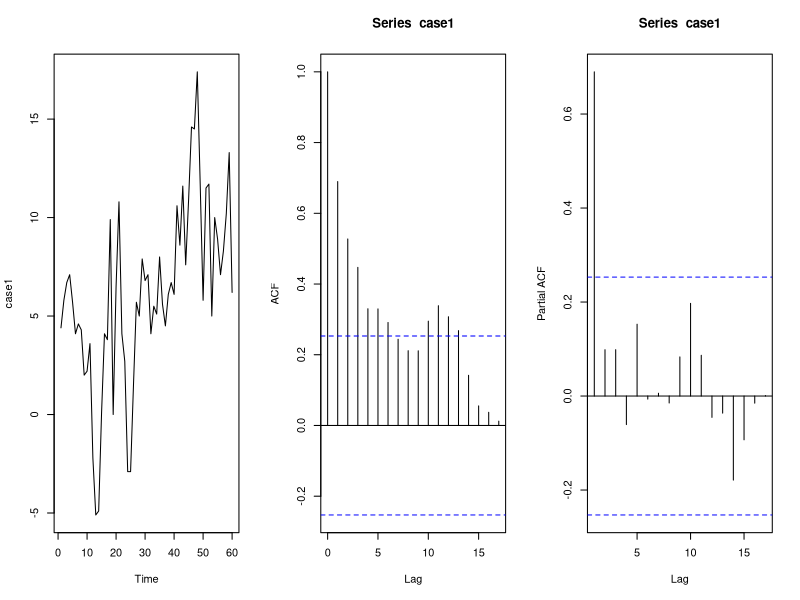
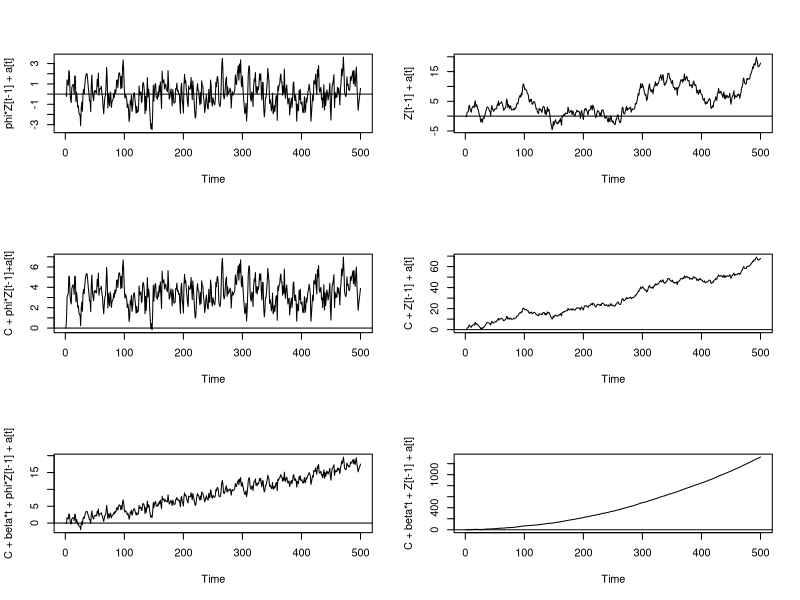
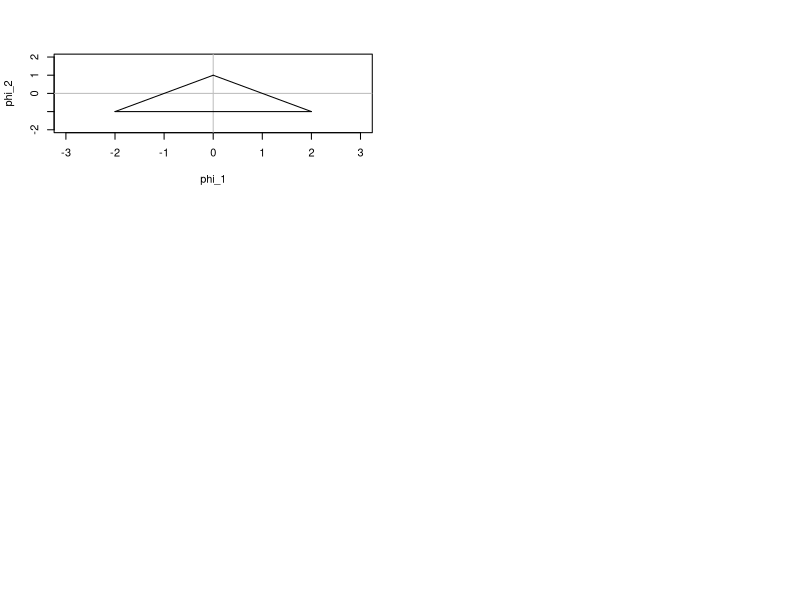
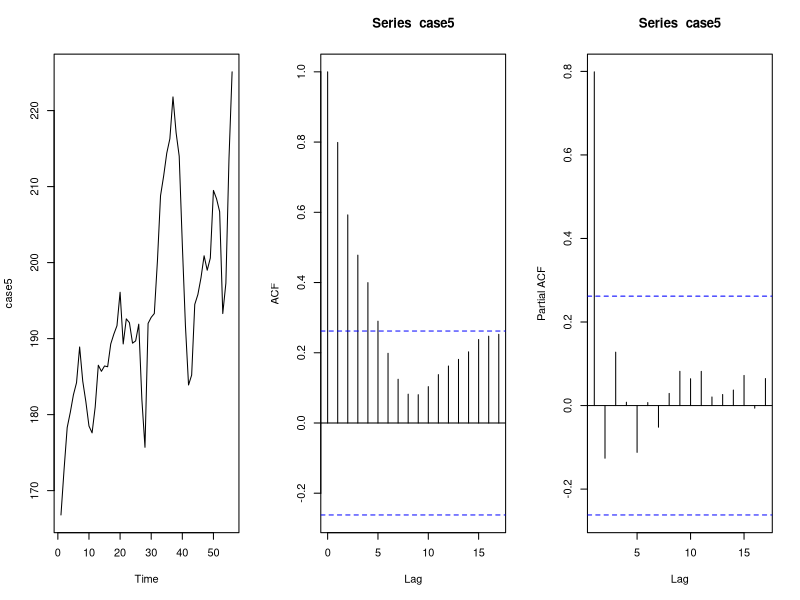
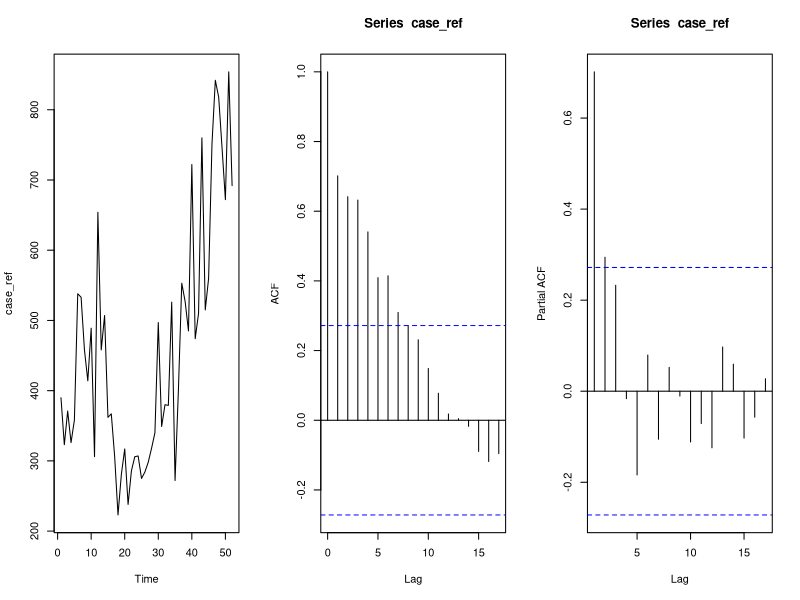
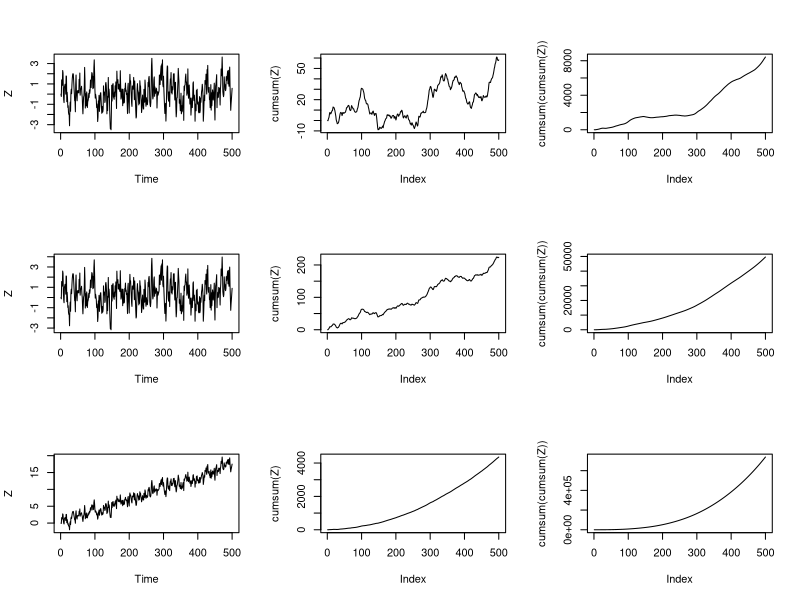

These charts were generated, in order, by the following R code: (Note: this script raises an error after producing the figures.)
## ---- chunk 1
# Install necessary packages
list_packages <- c("forecast", "readxl", "stargazer", "fpp", 
                   "fpp2", "scales", "quantmod", "urca",
                   "vars", "tseries", "ggplot2", "dplyr")
new_packages <- list_packages[!(list_packages %in% installed.packages()[,"Package"])]
if(length(new_packages)) install.packages(new_packages)

# Load necessary packages
lapply(list_packages, require, character.only = TRUE)
## ---- chunk 2
case1=as.ts(scan("case1.txt"))
par(mfrow=c(1,3))
plot(case1)
acf(case1)
pacf(case1)
adf.test(case1)
## ---- chunk 3
par(mfrow=c(3,2))
N <- 500
a <- 1
l <- 0.01
rho <- 0.7

set.seed(123)
v <- ts(rnorm(N,0,1))

y <- ts(rep(0,N))
for (t in 2:N){
  y[t]<- rho*y[t-1]+v[t]
}
plot(y,type='l', ylab="phi*Z[t-1] + a[t]")
abline(h=0)

y <- ts(rep(0,N))
for (t in 2:N){
  y[t]<- y[t-1]+v[t]
}
plot(y,type='l', ylab="Z[t-1] + a[t]")
abline(h=0)

y <- ts(rep(0,N))
for (t in 2:N){
  y[t]<- a+rho*y[t-1]+v[t]
}
plot(y,type='l', ylab="C + phi*Z[t-1]+a[t]")
abline(h=0)

a <- 0.1
y <- ts(rep(0,N))
for (t in 2:N){
  y[t]<- a+y[t-1]+v[t]
}
plot(y,type='l', ylab="C + Z[t-1] + a[t]")
abline(h=0)

y <- ts(rep(0,N))
for (t in 2:N){
  y[t]<- a+l*time(y)[t]+rho*y[t-1]+v[t]
}
plot(y,type='l', ylab="C + beta*t + phi*Z[t-1] + a[t]")
abline(h=0)

y <- ts(rep(0,N))
for (t in 2:N){
  y[t]<- a+l*time(y)[t]+y[t-1]+v[t]
}
plot(y,type='l', ylab="C + beta*t + Z[t-1] + a[t]")
abline(h=0)
## ---- chunk 4
plot(0,0,type="n",xlab="phi_1",ylab="phi_2",xlim=c(-3,3),ylim=c(-2,2))
abline(h=0,col="grey")
abline(v=0,col="grey")
lines(c(0,2),c(1,-1))
lines(c(0,-2),c(1,-1))
lines(c(-2,2),c(-1,-1))
## ---- chunk 5
case5=as.ts(scan("case5.txt"))
par(mfrow=c(1,3))
plot(case5)
acf(case5)
pacf(case5)
adf.test(case5,k=1)
adf.test(case5,k=2)
adf.test(case5,k=3)
## ---- chunk 6
test=ur.df(case5, type = "trend", lags = 3)
summary(test)
## ---- chunk 7
test=ur.df(case5, type = "drift", lags = 3)
summary(test)
## ---- chunk 8
test=ur.df(case5, type = "none", lags = 3)
summary(test)
## ---- chunk 9
test=ur.kpss(case5)
summary(test)
## ---- chunk 10
d=scan("case_refrigerator.txt")
case_ref=as.ts(d[seq(2,length(d),2)])
par(mfrow=c(1,3))
plot(case_ref)
acf(case_ref)
pacf(case_ref)
adf.test(case_ref)
test=ur.df(case_ref, type = "trend", lags = 3)
summary(test)
test=ur.kpss(case_ref)
summary(test)
## ---- chunk 11
par(mfrow=c(3,3))
set.seed(123)
n <- 500
C <- 0
phi <- 0.7
a <- ts(rnorm(n,0,1))
Z <- ts(rep(0,n))
for (t in 2:n){
  Z[t]<- C + phi * Z[t-1] + a[t]
}
plot(Z)
plot(cumsum(Z),type="l")
plot(cumsum(cumsum(Z)),type="l")


C <- 0.1
Z <- ts(rep(0,n))
for (t in 2:n){
  Z[t]<- C + phi * Z[t-1] + a[t]
}
plot(Z)
plot(cumsum(Z),type="l")
plot(cumsum(cumsum(Z)),type="l")


C <- 0.1
beta <- 0.01
Z <- ts(rep(0,n))
for (t in 2:n){
  Z[t]<- C + beta * t + phi * Z[t-1] + a[t]
}
plot(Z)
plot(cumsum(Z),type="l")
plot(cumsum(cumsum(Z)),type="l")

## ---- chunk 12
data("elecequip")
elecequip
## ---- chunk 13
elecequip %>% stl(s.window='periodic') %>% seasadj() -> eeadj
autoplot(eeadj)
## ---- chunk 14
adf.test(eeadj)
test=ur.df(eeadj,type = "trend",lags = 5)
summary(test)
test=ur.df(eeadj,type = "drift",lags = 5)
summary(test)
test=ur.df(eeadj,type = "none",lags = 5)
summary(test)
test=ur.kpss(eeadj)
summary(test)
## ---- chunk 15
eeadj %>% diff() %>% adf.test()
## ---- chunk 16
eeadj %>% diff() %>% ggtsdisplay(main="")
## ---- chunk 17
(fit <- Arima(eeadj, order=c(3,1,0)))
checkresiduals(fit)
(fit <- Arima(eeadj, order=c(3,1,1)))
checkresiduals(fit)
## ---- chunk 18
autoplot(fit)
autoplot(forecast(fit))
## ---- chunk 19
(fit <- auto.arima(eeadj))
## ---- chunk 20
n <- 5000
C <- 0.3
phi <- 0.7

set.seed(246810)
a <- ts(rnorm(n,0,1))
Z <- ts(rep(0,n))
for (t in 2:n){
  Z[t]<- C + phi * Z[t-1] + a[t]
}
Y=cumsum(Z)
X=cumsum(cumsum(Z))
par(mfrow=c(2,3))
plot(Z,type = "l")
plot(Y,type = "l")
plot(X,type = "l")
plot(Z[10:(n/100)],type = "l")
plot(Y[10:(n/100)],type = "l")
plot(X[10:(n/100)],type = "l")
## ---- chunk 21
(fit <- Arima(Z, order=c(1,0,0), 
              #include.mean = TRUE, include.drift = TRUE, 
              include.constant = TRUE))
autoplot(forecast(fit, h=2000))

(fit <- Arima(Z, order=c(1,0,0), 
              #include.mean = TRUE, include.drift = TRUE, 
              include.constant = FALSE))
autoplot(forecast(fit, h=2000))


(fit <- Arima(Y, order=c(1,1,0), 
              #include.mean = TRUE, include.drift = TRUE, 
              include.constant = TRUE))
autoplot(forecast(fit, h=2000))

(fit <- Arima(Y, order=c(1,1,0), 
              #include.mean = TRUE, include.drift = TRUE, 
              include.constant = FALSE))
autoplot(forecast(fit, h=2000))

(fit <- Arima(X, order=c(1,2,0), 
              #include.mean = TRUE, include.drift = TRUE, 
              include.constant = TRUE))
autoplot(forecast(fit, h=2000))
## ---- chunk 22
arima(Z, order=c(1,0,0),include.mean = TRUE)
arima(Y, order=c(1,1,0),include.mean = TRUE)
arima(Y, order=c(1,1,0))
arima(X, order=c(1,2,0),include.mean = TRUE)
